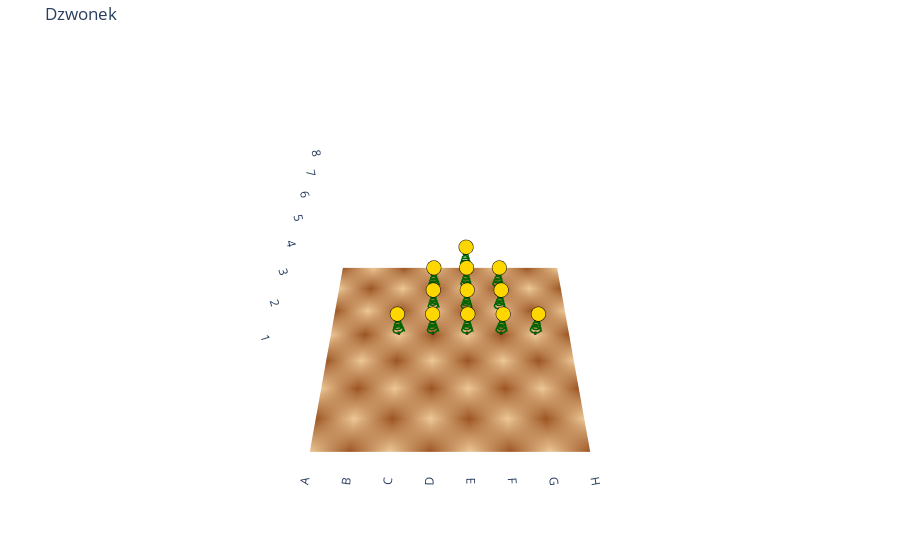

This figure's notebook cell:
### Code cell
visualize_chess_spirals(pozycje["FEN"][2],pozycje["Nazwa"][2])
